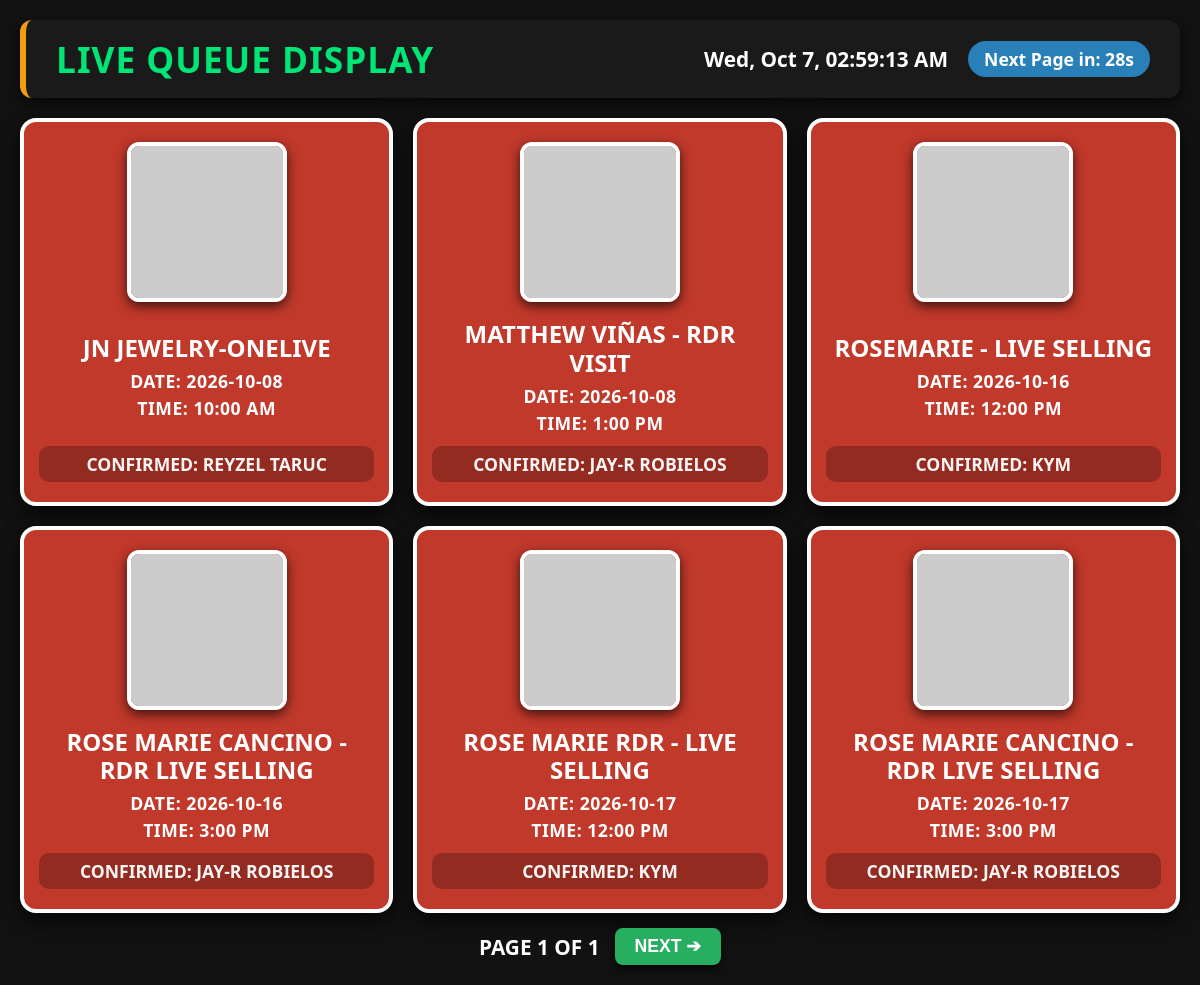
The page /break-system/live_display.php on the database its author committed.
### tables this page shows
CREATE TABLE `queue` (
  `id` int(11) NOT NULL,
  `client_name` varchar(255) NOT NULL,
  `date_schedule` date NOT NULL,
  `time_schedule` time NOT NULL,
  `staff_confirmed` varchar(255) NOT NULL,
  `seller_photo` varchar(255) DEFAULT '',
  `created_at` timestamp NOT NULL DEFAULT current_timestamp()
);

### break-system/live_display.php (the view, shortened to what this page needs)
<?php
require_once 'db.php';
$today = date('Y-m-d');
$page = isset($_GET['p']) ? max(1, (int)$_GET['p']) : 1;
$limit = 10;
$offset = ($page - 1) * $limit;
$total_stmt = $pdo_live->prepare("SELECT COUNT(*) FROM queue WHERE date_schedule >= ?");
$total_stmt->execute([$today]);
$total_live = $total_stmt->fetchColumn();
$total_pages = max(1, ceil($total_live / $limit));
$stmt = $pdo_live->prepare("SELECT * FROM queue WHERE date_schedule >= ? ORDER BY date_schedule ASC, time_schedule ASC LIMIT ? OFFSET ?");
$stmt->bindValue(1, $today, PDO::PARAM_STR);
$stmt->bindValue(2, $limit, PDO::PARAM_INT);
$stmt->bindValue(3, $offset, PDO::PARAM_INT);
$stmt->execute();
$schedules = $stmt->fetchAll();
?>
<!DOCTYPE html>
<html lang="en">
<head>
</head>
<body>
<header>
    <h1>LIVE QUEUE DISPLAY</h1>
    <div class="header-info">
        <span id="liveClock">Loading...</span>
        <span class="timer-badge">Next Page in: <span id="timer">30</span>s</span>
    </div>
</header>
<div class="grid-container">
    <?php if (empty($schedules)): ?>
        <div style="grid-column: span 5; text-align:center; padding: 100px 0;">
            <h2 style="font-size: 2.5rem; color: #888;">NO QUEUE SCHEDULED FOR TODAY</h2>
        </div>
    <?php else: ?>
        <?php foreach ($schedules as $item):
            $isToday = ($item['date_schedule'] === $today);
            $cardClass = $isToday ? 'today' : 'upcoming';
            $photo = !empty($item['seller_photo']) ? htmlspecialchars($item['seller_photo']) : 'https://via.placeholder.com/200?text=Seller';
        ?>
            <div class="card <?= $cardClass ?>">
                <div class="avatar-container">
                    <img src="<?= $photo ?>" alt="Seller" class="seller-avatar">
                </div>
                <div>
                    <div class="card-name"><?= htmlspecialchars($item['client_name']) ?></div>
                    <div class="card-detail">DATE: <?= htmlspecialchars($item['date_schedule']) ?></div>
                    <div class="card-detail">TIME: <?= date("g:i A", strtotime($item['time_schedule'])) ?></div>
                </div>
                <div class="card-staff">CONFIRMED: <?= htmlspecialchars($item['staff_confirmed']) ?></div>
            </div>
        <?php endforeach; ?>
    <?php endif; ?>
</div>
<div class="pagination-footer">
    <span>PAGE <?= $page ?> OF <?= $total_pages ?></span>
    <button type="button" class="btn-next" onclick="goToNextPage()">Next ➔</button>
</div>
</body>
</html>

### break-system/live_display.php (style rules this page uses)
:root { --bg-color: #121212; --text-color: #ffffff; --card-bg: #1e1e1e; --today-bg: #f39c12; --today-text: #000000; --upcoming-bg: #c0392b; --upcoming-text: #ffffff; --shadow: rgba(0, 0, 0, 0.7); }
* { box-sizing: border-box; margin: 0; padding: 0; }
body { font-family: 'Segoe UI', Arial, sans-serif; background-color: var(--bg-color); color: var(--text-color); padding: 20px; overflow-x: hidden; }
header { display: flex; justify-content: space-between; align-items: center; background-color: #1a1a1a; padding: 15px 30px; border-radius: 12px; margin-bottom: 20px; box-shadow: 0 4px 12px var(--shadow); border-left: 6px solid #f39c12; }
h1 { font-size: 2.2rem; font-weight: 900; text-transform: uppercase; letter-spacing: 1px; color: #00e676; }
.header-info { display: flex; gap: 20px; align-items: center; font-weight: bold; font-size: 1.3rem; }
.timer-badge { background: #2980b9; color: #fff; padding: 6px 16px; border-radius: 20px; font-size: 1.1rem; font-weight: 800; }
.grid-container { display: grid; grid-template-columns: repeat(5, 1fr); gap: 20px; min-height: calc(100vh - 180px); }
.card { border-radius: 16px; padding: 20px 15px; box-shadow: 0 8px 20px var(--shadow); display: flex; flex-direction: column; justify-content: space-between; align-items: center; text-align: center; min-height: 320px; transition: transform 0.3s ease; }
.card.upcoming { background-color: var(--upcoming-bg); color: var(--upcoming-text); border: 4px solid #ffffff; }
.avatar-container { width: 100%; max-width: 180px; aspect-ratio: 1 / 1; margin: 0 auto 10px auto; }
.seller-avatar { width: 100%; height: 100%; aspect-ratio: 1 / 1; border-radius: 12px; object-fit: cover; border: 4px solid #ffffff; box-shadow: 0 4px 12px var(--shadow); display: block; }
.card-name { font-size: 1.8rem; font-weight: 900; text-transform: uppercase; line-height: 1.2; margin: 8px 0 6px 0; word-break: break-word; }
.card-detail { font-size: 1.3rem; font-weight: 800; margin: 3px 0; letter-spacing: 0.5px; }
.card-staff { font-size: 1.1rem; font-weight: 800; text-transform: uppercase; opacity: 0.95; background: rgba(0, 0, 0, 0.25); padding: 6px 12px; border-radius: 10px; width: 100%; margin-top: 8px; }
.pagination-footer { display: flex; justify-content: center; align-items: center; gap: 15px; margin-top: 15px; font-size: 1.3rem; font-weight: bold; }
.btn-next { background-color: #27ae60; color: #ffffff; border: none; padding: 8px 20px; font-size: 1.1rem; font-weight: 900; border-radius: 8px; cursor: pointer; box-shadow: 0 4px 8px var(--shadow); transition: transform 0.2s ease, background-color 0.2s ease; text-transform: uppercase; }
@media (max-width: 1600px) { .avatar-container { max-width: 140px; } }
@media (max-width: 1600px) { .card-name { font-size: 1.5rem; } }
@media (max-width: 1600px) { .card-detail { font-size: 1.1rem; } }
@media (max-width: 1200px) { .grid-container { grid-template-columns: repeat(3, 1fr); } }
@media (max-width: 1200px) { .avatar-container { max-width: 160px; } }

### rows shown on the page
queue: client_name "JN JEWELRY-ONELIVE", date_schedule "2026-10-08", time_schedule "10:00 AM", staff_confirmed "REYZEL TARUC"
queue: client_name "MATTHEW VIÑAS - RDR VISIT", date_schedule "2026-10-08", time_schedule "1:00 PM", staff_confirmed "JAY-R ROBIELOS"
queue: client_name "ROSEMARIE - LIVE SELLING", date_schedule "2026-10-16", time_schedule "12:00 PM", staff_confirmed "KYM"
queue: client_name "ROSE MARIE CANCINO - RDR LIVE SELLING", date_schedule "2026-10-16", time_schedule "3:00 PM", staff_confirmed "JAY-R ROBIELOS"
queue: client_name "ROSE MARIE RDR - LIVE SELLING", date_schedule "2026-10-17", time_schedule "12:00 PM", staff_confirmed "KYM"
queue: client_name "ROSE MARIE CANCINO - RDR LIVE SELLING", date_schedule "2026-10-17", time_schedule "3:00 PM", staff_confirmed "JAY-R ROBIELOS"

### other values the page prints
$page "1"
$total_pages "1"
